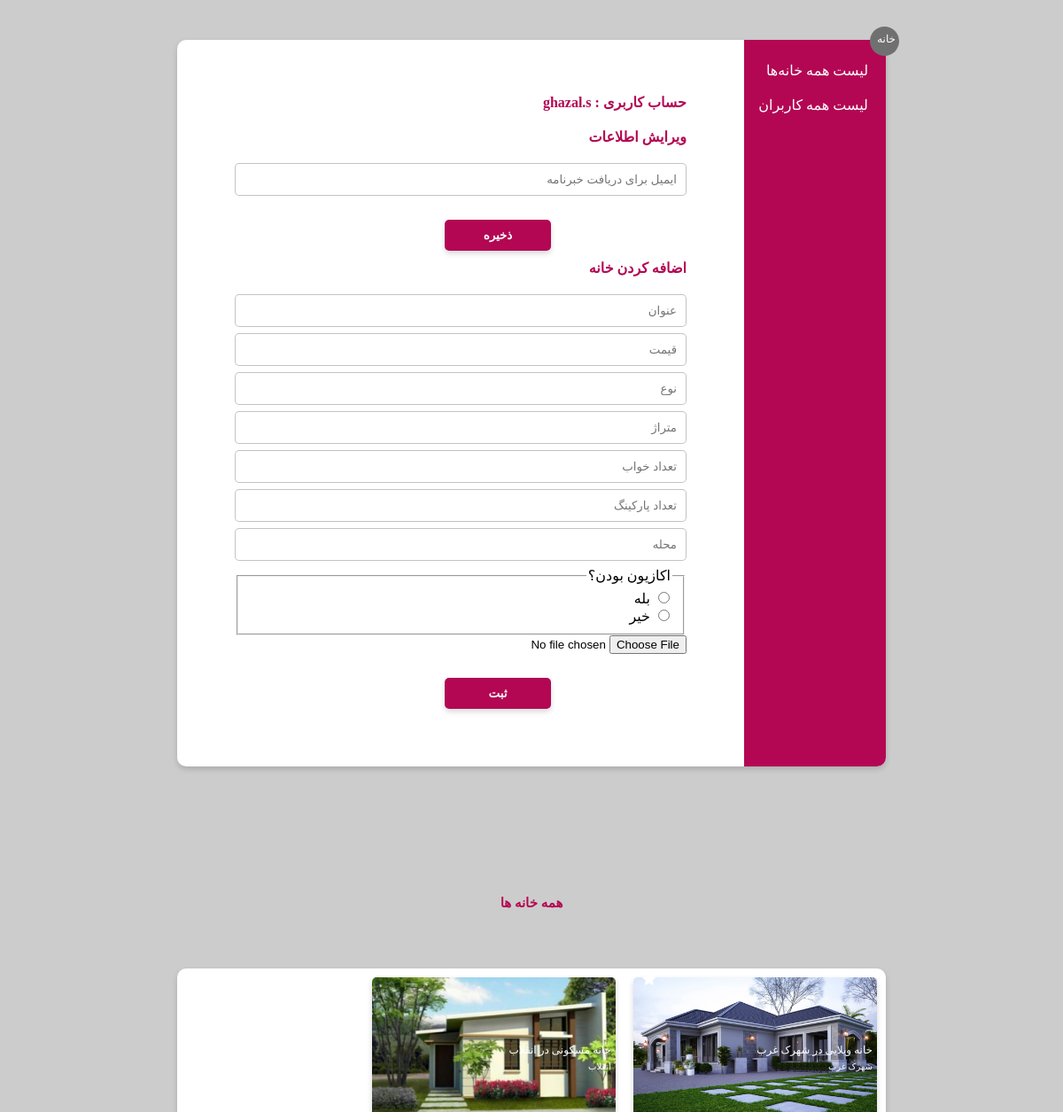
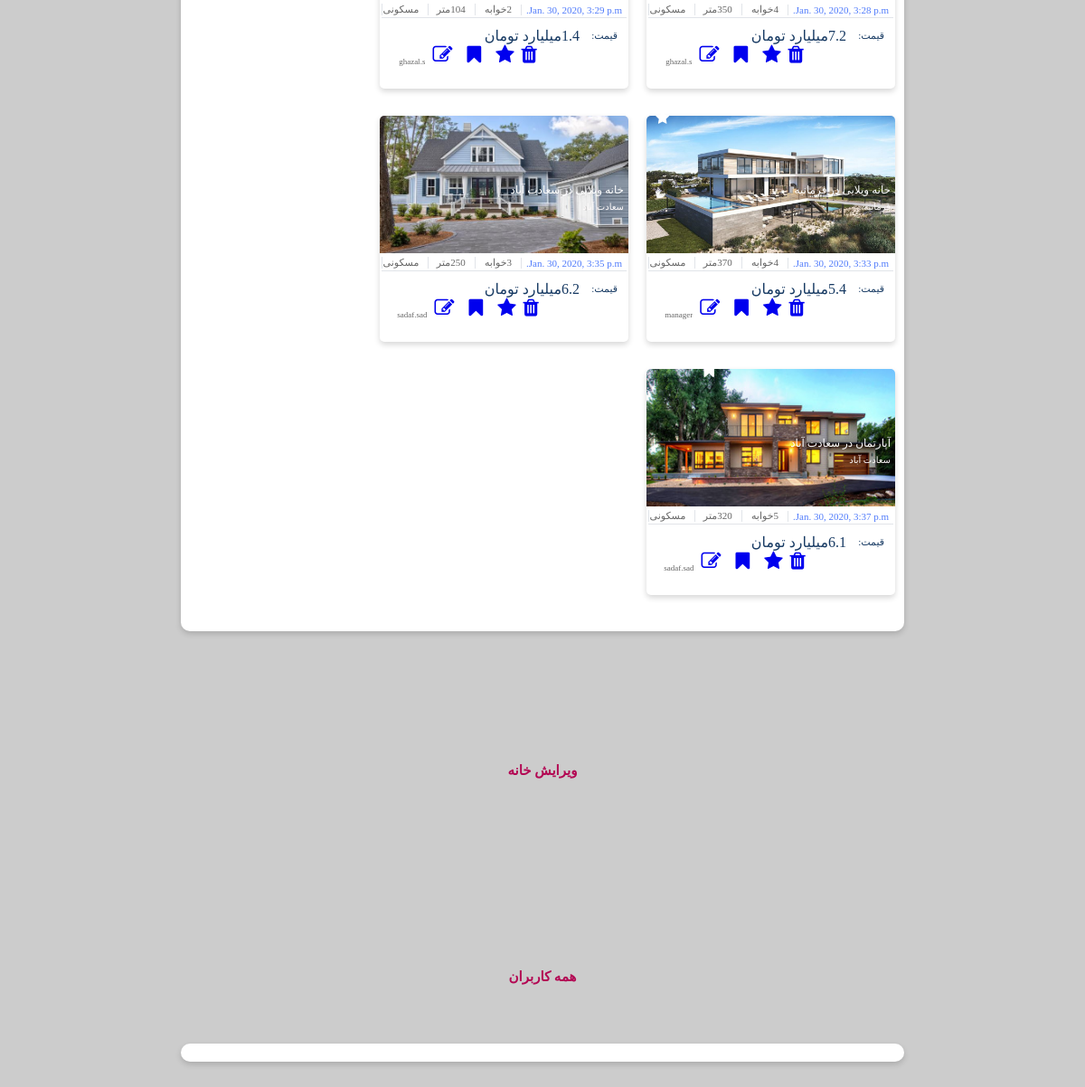
Page /homes/allHomes (signed in) on the committed database (2 pictures, top to bottom).
### homes/models.py (models this page shows)
class Housing(models.Model):
    title = models.CharField(max_length=200)
    price = models.FloatField()
    type = models.CharField(max_length=50)
    area = models.IntegerField()
    bedrooms = models.IntegerField()
    parkings = models.IntegerField()
    locality = models.CharField(max_length=200)
    created_at = models.DateTimeField(auto_now_add=True)
    pic = models.ForeignKey(Image, on_delete=models.SET_NULL, null=True)
    estate = models.CharField(max_length=50)
    star = models.BooleanField(default=False)
    bookmark = models.BooleanField(default=False)

class Image(models.Model):
    image = models.CharField(max_length=500)

### homes/views.py (the view)
# urls.py: path('allHomes', views.showAllHomes),
def showAllHomes(request):
    h = Housing.objects.all()
    usernameHome = None
    if request.user.is_authenticated:
        usernameHome = request.user.username
    gotodiv = 'sec4HeadHome'
    return render(request, 'manager.html', {'results': h, 'username': usernameHome, 'jump': gotodiv})

### homes/templates/manager.html (shortened to what this page needs)
{% load static %}
<!DOCTYPE html PUBLIC "-//W3C//DTD XHTML 1.0 Strict//EN" "http://www.w3.org/TR/xhtml1/DTD/xhtml1-strict.dtd">
<html xmlns="http://www.w3.org/1999/xhtml">
        <head>
                <link rel="stylesheet"
          href="https://cdnjs.cloudflare.com/ajax/libs/font-awesome/4.7.0/css/font-awesome.min.css"/>
                <link rel="stylesheet" href={% static "CSS/managerUserStyle.css" %} />
        </head>
        <body>
            <div id="background">
                <div class="infoPage" style="height: 820px;margin-top: 45px;margin-bottom: 45px">
                    <div id="cancelButton" >
                        <a href="home" style="font-size: 12px; color: white; text-decoration: none;width: 100%;margin-left: auto;margin-right: 4px; margin-top: 7px;display: block;">خانه</a>
                    </div>
                    <div id="sidebar" style="position:relative;">
                        <a  href="allHomes" id="headerForForm" style="color:white;padding-top: 10px;padding-right: 20px;position: relative;top: 25px;cursor: pointer;text-decoration: none;">لیست همه خانه‌ها</a>
                        <a  href="allUsers" id="headerForForm" style="color:white;padding-top: 10px;padding-right: 20px;position: relative;top: 45px;cursor: pointer;text-decoration: none;">لیست همه کاربران</a>
                    </div>
                    <div id="formBar">
                        <div id="form">
                            <div class="selectionBar">
                                <h1 id="headerForForm">حساب کاربری : {{ username }}</h1>
                                <form method="POST" action="changeEmail">
                                <h1 id="headerForForm">ویرایش اطلاعات</h1>
                                <div id="completionForm">
                                    <div class="input">
                                            <input class="text" placeholder="ایمیل برای دریافت خبرنامه" type="text" name="newEmail" value="" required />
                                    </div>
                                    <button class="form-submit-button" type="submit" >ذخیره</button>
                                </div>
                                </form>
                            </div>
                            <div class="selectionBar">
                                <form method="POST" action="addHouse">
                                <h1 id="headerForForm">اضافه کردن خانه</h1>
                                <div id="completionForm">
                                    <div class="input">
                                            <input class="text" placeholder="عنوان" type="text" name="hometitle" value="" required />
                                    </div>
                                    <div class="input">
                                            <input class="text" placeholder="قیمت" type="text" name="homeprice" value="" required />
                                    </div>
                                    <div class="input">
                                            <input class="text" placeholder="نوع" type="text" name="hometype" value="" required />
                                    </div>
                                    <div class="input">
                                            <input class="text" placeholder="متراژ" type="text" name="homearea" value="" required />
                                    </div>
                                    <div class="input">
                                            <input class="text" placeholder="تعداد خواب" type="text" name="homebedrooms" value="" required />
                                    </div>
                                    <div class="input">
                                            <input class="text" placeholder="تعداد پارکینگ" type="text" name="homeparkings" value="" required />
                                    </div>
                                    <div class="input">
                                            <input class="text" placeholder="محله" type="text" name="homelocality" value="" required />
                                    </div>
                                    <fieldset>
                                    <legend>اکازیون بودن؟</legend>
                                    <input type="radio" name="homestar" value="True" /> بله <br />
                                    <input type="radio" name="homestar" value="False" /> خیر <br />
                                     </fieldset>                                   <div class="input">
                                            <input type="file" placeholder="عکس" name="homepic" accept="image/*">
                                    </div>
                                    <button class="form-submit-button" type="submit" >ثبت</button>
                                </div>
                                </form>
                            </div>
                        </div>
                    </div>
                </div>
            <div id="sec4HeadHome" style="margin-top: 100px">همه خانه ها </div>
                <div class="infoPage" style="margin-top: 45px;margin-bottom: 45px">
                                <div id="sec4Grid" >
                    {% for result in results %}
                     <div class="sec4Cards">
                        <div class="sec4Imgs"
                             style="background-image: url({{ result.pic.image}});">
                            <div class="sec4ImgsInfo">
                                <div>{{ result.title }}</div>
                            </div>
                            <div class="sec4ImgsInfo2">
                                <div>{{ result.locality }}</div>
                            </div>
                            {% if result.star %}
                                <div class="fa fa-star" style="color: white;position: relative;right: 250px;top:-40px;font-size: 16px"></div>
                            {% endif %}
                            {% if result.bookmark %}
                                <div class="fa fa-bookmark" style="color: white;position: relative;right: 200px;top:-40px;font-size: 16px"></div>
                            {% endif %}
                        </div>
                        <div class="sec4Info">
                            <div class="sec4details">
                                <div class="bluedetails4">
                                   <div >{{ result.created_at }}</div>
                                </div>
                                <div class="details4">
                                    <div>{{ result.bedrooms }}خوابه</div>
                                </div>
                                <div class="details4">
                                    <div>{{result.area}}متر </div>
                                </div>
                                <div class="details4">
                                    <div>{{ result.type }}</div>
                                </div>
                            </div>
                            <div class="sec4Price">
                                <div class="priceTex4">
                                    <div class="details42">
                                        <div class="details42small">قیمت:</div>
                                        <div>{{ result.price }}میلیارد تومان </div>
                                    </div>
                                </div>
                                <div class="sec4LogoDiv">
                                    <a class="fa fa-trash singleAction"  href="{% url 'deleteHousing' select=result.id %}"  aria-hidden="true" style="font-size: 22px;text-decoration: none "></a>
                                    <a class="fa fa-star singleAction"  href="{% url 'starHousing' select=result.id %}"  aria-hidden="true" style="font-size: 22px; margin-right: 8px;margin-left: 8px;text-decoration: none "></a>
                                    <a class="fa fa-bookmark singleAction"  href="{% url 'bookmarkHousing' select=result.id %}"  aria-hidden="true" style="font-size: 22px; margin-right: 8px;margin-left: 8px;text-decoration: none "></a>
                                    <a class="fa fa-edit singleAction"  href="{% url 'editHousing' select=result.id %}"  aria-hidden="true" style="font-size: 22px; margin-right: 8px;margin-left: 8px;text-decoration: none "></a>
                                    <span class="sec4LogoText">{{ result.estate }}</span></div>
                            </div>
                        </div>
                    </div>
                    {% endfor %}
                </div>
                </div>
            <div id="sec4HeadHome" style="margin-top: 100px">ویرایش خانه </div>
                    <div id="sec4HeadUser" style="margin-top: 100px">همه کاربران </div>
                            <div class="infoPage" style="margin-top: 45px;margin-bottom: 45px">
                </div>
            </div>
        </body>
</html>

### rows in the picture
Housing: pic.image (picture), title "خانه ویلایی در شهرک غرب", locality "شهرک غرب", star True (drawn), created_at "Jan. 30, 2020, 3:28 p.m.", bedrooms "4", area "350", type "مسکونی", price "7.2", estate "ghazal.s"
Housing: pic.image (picture), title "خانه مسکونی در انقلاب", locality "انقلاب", created_at "Jan. 30, 2020, 3:29 p.m.", bedrooms "2", area "104", type "مسکونی", price "1.4", estate "ghazal.s"
Housing: pic.image (picture), title "خانه ویلایی در فرمانیه", locality "فرمانیه", star True (drawn), created_at "Jan. 30, 2020, 3:33 p.m.", bedrooms "4", area "370", type "مسکونی", price "5.4", estate "manager"
Housing: pic.image (picture), title "خانه ویلایی در سعادت آباد", locality "سعادت آباد", created_at "Jan. 30, 2020, 3:35 p.m.", bedrooms "3", area "250", type "مسکونی", price "6.2", estate "sadaf.sad"
Housing: pic.image (picture), title "آپارتمان در سعادت آباد", locality "سعادت آباد", bookmark True (drawn), created_at "Jan. 30, 2020, 3:37 p.m.", bedrooms "5", area "320", type "مسکونی", price "6.1", estate "sadaf.sad"

### other values in the picture
{{ username }} "ghazal.s"
